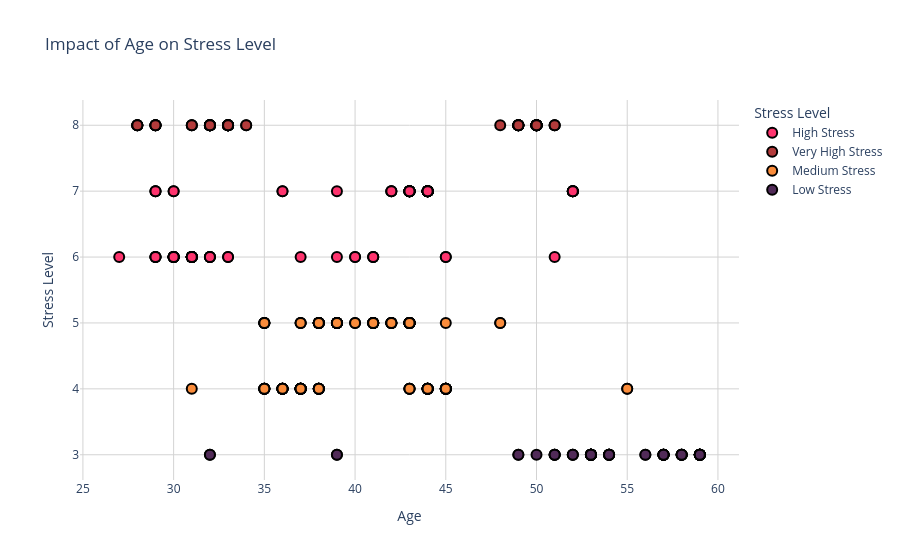
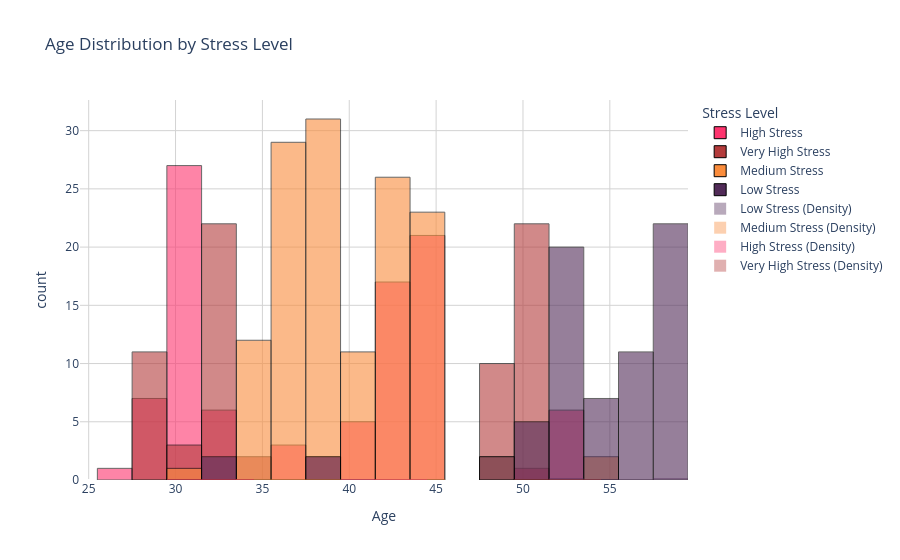

Notebook cell for these charts, in order:
### Code cell
# The particular code helps efine stress categories with conditions and choices
conditions = [
    df['Stress Level'] == 3,
    df['Stress Level'].between(4, 5),
    df['Stress Level'].between(6, 7),
    df['Stress Level'] == 8
]
choices = ['Low Stress', 'Medium Stress', 'High Stress', 'Very High Stress']
df['Stress Category'] = np.select(conditions, choices, default='Unknown')

stress_colors = {'Low Stress': '#512b58', 'Medium Stress': '#fa8c3b', 'High Stress': '#fe346e', 'Very High Stress': '#b33b3b'}

bins = [0, 12, 18, 35, 50, 100]
labels = ['Children', 'Teens', 'Adults', 'Mid Adults', 'Elderly']
df['Age Group'] = pd.cut(df['Age'], bins=bins, labels=labels)

fig1 = px.scatter(df, x='Age', y='Stress Level', color='Stress Category', hover_name='Age Group',
                  color_discrete_map=stress_colors, title="Impact of Age on Stress Level",
                  labels={"Age": "Age", "Stress Level": "Stress Level"}, size_max=10)
fig1.update_traces(marker=dict(size=10, line=dict(width=2, color="black")))
fig1.update_layout(plot_bgcolor="white", xaxis=dict(showgrid=True, gridcolor="lightgray"),
                   yaxis=dict(showgrid=True, gridcolor="lightgray"), legend_title_text="Stress Level")

fig2 = px.histogram(df, x='Age', color='Stress Category', barmode='overlay', nbins=30, opacity=0.6,
                    color_discrete_map=stress_colors, title="Age Distribution by Stress Level")
fig2.update_traces(marker=dict(line=dict(width=1, color="black")))
for cat, color in stress_colors.items():
    subset = df[df['Stress Category'] == cat]
    fig2.add_trace(go.Histogram(x=subset['Age'], histnorm='probability density', marker_color=color,
                               opacity=0.4, name=f"{cat} (Density)"))
fig2.update_layout(plot_bgcolor="white", xaxis=dict(showgrid=True, gridcolor="lightgray"),
                   yaxis=dict(showgrid=True, gridcolor="lightgray"), legend_title_text="Stress Level")

fig1.show()
fig2.show()

### Figure 1 — Plotly figure (JSON) as saved in the notebook; plotly's stock layout.template omitted (floating-point values rounded to 4 significant figures; data arrays with more than 128 entries replaced by an {"elided": "..."} marker saying what was removed)
{"data": [{"hovertemplate": "<b>%{hovertext}</b><br><br>Stress Category=High Stress<br>Age=%{x}<br>Stress Level=%{y}<extra></extra>", "hovertext": ["Adults", "Adults", "Adults", "Adults", "Adults", "Adults", "Adults", "Adults", "Adults", "Adults", "Adults", "Adults", "Adults", "Adults", "Adults", "Adults", "Adults", "Adults", "Adults", "Adults", "Adults", "Adults", "Adults", "Adults", "Adults", "Adults", "Adults", "Adults", "Adults", "Adults", "Adults", "Adults", "Adults", "Adults", "Adults", "Adults", "Adults", "Adults", "Adults", "Adults", "Adults", "Mid Adults", "Mid Adults", "Mid Adults", "Mid Adults", "Mid Adults", "Mid Adults", "Mid Adults", "Mid Adults", "Mid Adults", "Mid Adults", "Mid Adults", "Mid Adults", "Mid Adults", "Mid Adults", "Mid Adults", "Mid Adults", "Mid Adults", "Mid Adults", "Mid Adults", "Mid Adults", "Mid Adults", "Mid Adults", "Mid Adults", "Mid Adults", "Mid Adults", "Mid Adults", "Mid Adults", "Mid Adults", "Mid Adults", "Mid Adults", "Mid Adults", "Mid Adults", "Mid Adults", "Mid Adults", "Mid Adults", "Mid Adults", "Mid Adults", "Mid Adults", "Mid Adults", "Mid Adults", "Mid Adults", "Mid Adults", "Mid Adults", "Mid Adults", "Mid Adults", "Mid Adults", "Mid Adults", "Mid Adults", "Elderly", "Elderly", "Elderly", "Elderly", "Elderly", "Elderly", "Elderly"], "legendgroup": "High Stress", "marker": {"color": "#fe346e", "line": {"color": "black", "width": 2}, "size": 10, "symbol": "circle"}, "mode": "markers", "name": "High Stress", "orientation": "v", "showlegend": true, "type": "scatter", "x": [27, 29, 29, 29, 29, 29, 29, 29, 30, 30, 30, 30, 30, 30, 30, 30, 30, 30, 30, 30, 30, 31, 31, 31, 31, 31, 31, 31, 31, 31, 31, 31, 31, 31, 31, 32, 32, 32, 32, 33, 33, 36, 36, 37, 39, 39, 40, 40, 41, 41, 41, 42, 42, 42, 43, 43, 43, 43, 43, 43, 43, 43, 43, 43, 43, 43, 43, 43, 44, 44, 44, 44, 44, 44, 44, 44, 44, 44, 44, 44, 44, 44, 44, 44, 44, 44, 44, 45, 45, 51, 52, 52, 52, 52, 52, 52], "xaxis": "x", "y": [6, 7, 6, 6, 6, 6, 7, 7, 6, 6, 6, 6, 6, 6, 6, 6, 6, 6, 6, 7, 7, 6, 6, 6, 6, 6, 6, 6, 6, 6, 6, 6, 6, 6, 6, 6, 6, 6, 6, 6, 6, 7, 7, 6, 7, 6, 6, 6, 6, 6, 6, 7, 7, 7, 7, 7, 7, 7, 7, 7, 7, 7, 7, 7, 7, 7, 7, 7, 7, 7, 7, 7, 7, 7, 7, 7, 7, 7, 7, 7, 7, 7, 7, 7, 7, 7, 7, 6, 6, 6, 7, 7, 7, 7, 7, 7], "yaxis": "y"}, {"hovertemplate": "<b>%{hovertext}</b><br><br>Stress Category=Very High Stress<br>Age=%{x}<br>Stress Level=%{y}<extra></extra>", "hovertext": ["Adults", "Adults", "Adults", "Adults", "Adults", "Adults", "Adults", "Adults", "Adults", "Adults", "Adults", "Adults", "Adults", "Adults", "Adults", "Adults", "Adults", "Adults", "Adults", "Adults", "Adults", "Adults", "Adults", "Adults", "Adults", "Adults", "Adults", "Adults", "Adults", "Adults", "Adults", "Adults", "Adults", "Adults", "Adults", "Adults", "Adults", "Adults", "Mid Adults", "Mid Adults", "Mid Adults", "Mid Adults", "Mid Adults", "Mid Adults", "Mid Adults", "Mid Adults", "Mid Adults", "Mid Adults", "Mid Adults", "Mid Adults", "Mid Adults", "Mid Adults", "Mid Adults", "Mid Adults", "Mid Adults", "Mid Adults", "Mid Adults", "Mid Adults", "Mid Adults", "Mid Adults", "Mid Adults", "Mid Adults", "Mid Adults", "Mid Adults", "Mid Adults", "Mid Adults", "Mid Adults", "Elderly", "Elderly", "Elderly"], "legendgroup": "Very High Stress", "marker": {"color": "#b33b3b", "line": {"color": "black", "width": 2}, "size": 10, "symbol": "circle"}, "mode": "markers", "name": "Very High Stress", "orientation": "v", "showlegend": true, "type": "scatter", "x": [28, 28, 28, 28, 28, 29, 29, 29, 29, 29, 29, 31, 31, 31, 32, 32, 32, 32, 32, 32, 32, 32, 32, 32, 32, 33, 33, 33, 33, 33, 33, 33, 33, 33, 33, 33, 34, 34, 48, 49, 49, 49, 49, 49, 49, 49, 49, 49, 50, 50, 50, 50, 50, 50, 50, 50, 50, 50, 50, 50, 50, 50, 50, 50, 50, 50, 50, 51, 51, 51], "xaxis": "x", "y": [8, 8, 8, 8, 8, 8, 8, 8, 8, 8, 8, 8, 8, 8, 8, 8, 8, 8, 8, 8, 8, 8, 8, 8, 8, 8, 8, 8, 8, 8, 8, 8, 8, 8, 8, 8, 8, 8, 8, 8, 8, 8, 8, 8, 8, 8, 8, 8, 8, 8, 8, 8, 8, 8, 8, 8, 8, 8, 8, 8, 8, 8, 8, 8, 8, 8, 8, 8, 8, 8], "yaxis": "y"}, {"hovertemplate": "<b>%{hovertext}</b><br><br>Stress Category=Medium Stress<br>Age=%{x}<br>Stress Level=%{y}<extra></extra>", "hovertext": {"elided": "137 str values"}, "legendgroup": "Medium Stress", "marker": {"color": "#fa8c3b", "line": {"color": "black", "width": 2}, "size": 10, "symbol": "circle"}, "mode": "markers", "name": "Medium Stress", "orientation": "v", "showlegend": true, "type": "scatter", "x": {"elided": "137 int values"}, "xaxis": "x", "y": {"elided": "137 int values"}, "yaxis": "y"}, {"hovertemplate": "<b>%{hovertext}</b><br><br>Stress Category=Low Stress<br>Age=%{x}<br>Stress Level=%{y}<extra></extra>", "hovertext": ["Adults", "Adults", "Mid Adults", "Mid Adults", "Mid Adults", "Mid Adults", "Mid Adults", "Elderly", "Elderly", "Elderly", "Elderly", "Elderly", "Elderly", "Elderly", "Elderly", "Elderly", "Elderly", "Elderly", "Elderly", "Elderly", "Elderly", "Elderly", "Elderly", "Elderly", "Elderly", "Elderly", "Elderly", "Elderly", "Elderly", "Elderly", "Elderly", "Elderly", "Elderly", "Elderly", "Elderly", "Elderly", "Elderly", "Elderly", "Elderly", "Elderly", "Elderly", "Elderly", "Elderly", "Elderly", "Elderly", "Elderly", "Elderly", "Elderly", "Elderly", "Elderly", "Elderly", "Elderly", "Elderly", "Elderly", "Elderly", "Elderly", "Elderly", "Elderly", "Elderly", "Elderly", "Elderly", "Elderly", "Elderly", "Elderly", "Elderly", "Elderly", "Elderly", "Elderly", "Elderly", "Elderly", "Elderly"], "legendgroup": "Low Stress", "marker": {"color": "#512b58", "line": {"color": "black", "width": 2}, "size": 10, "symbol": "circle"}, "mode": "markers", "name": "Low Stress", "orientation": "v", "showlegend": true, "type": "scatter", "x": [32, 32, 39, 39, 49, 49, 50, 51, 51, 51, 51, 52, 52, 52, 53, 53, 53, 53, 53, 53, 53, 53, 53, 53, 53, 53, 53, 53, 53, 53, 53, 54, 54, 54, 54, 54, 54, 54, 56, 56, 57, 57, 57, 57, 57, 57, 57, 57, 57, 58, 58, 58, 58, 58, 58, 59, 59, 59, 59, 59, 59, 59, 59, 59, 59, 59, 59, 59, 59, 59, 59], "xaxis": "x", "y": [3, 3, 3, 3, 3, 3, 3, 3, 3, 3, 3, 3, 3, 3, 3, 3, 3, 3, 3, 3, 3, 3, 3, 3, 3, 3, 3, 3, 3, 3, 3, 3, 3, 3, 3, 3, 3, 3, 3, 3, 3, 3, 3, 3, 3, 3, 3, 3, 3, 3, 3, 3, 3, 3, 3, 3, 3, 3, 3, 3, 3, 3, 3, 3, 3, 3, 3, 3, 3, 3, 3], "yaxis": "y"}], "layout": {"legend": {"title": {"text": "Stress Level"}, "tracegroupgap": 0}, "plot_bgcolor": "white", "title": {"text": "Impact of Age on Stress Level"}, "xaxis": {"anchor": "y", "domain": [0, 1], "gridcolor": "lightgray", "showgrid": true, "title": {"text": "Age"}}, "yaxis": {"anchor": "x", "domain": [0, 1], "gridcolor": "lightgray", "showgrid": true, "title": {"text": "Stress Level"}}}}

### Figure 2 — Plotly figure (JSON) as saved in the notebook; plotly's stock layout.template omitted (floating-point values rounded to 4 significant figures; data arrays with more than 128 entries replaced by an {"elided": "..."} marker saying what was removed)
{"data": [{"bingroup": "x", "hovertemplate": "Stress Category=High Stress<br>Age=%{x}<br>count=%{y}<extra></extra>", "legendgroup": "High Stress", "marker": {"color": "#fe346e", "line": {"color": "black", "width": 1}, "opacity": 0.6, "pattern": {"shape": ""}}, "name": "High Stress", "nbinsx": 30, "orientation": "v", "showlegend": true, "type": "histogram", "x": [27, 29, 29, 29, 29, 29, 29, 29, 30, 30, 30, 30, 30, 30, 30, 30, 30, 30, 30, 30, 30, 31, 31, 31, 31, 31, 31, 31, 31, 31, 31, 31, 31, 31, 31, 32, 32, 32, 32, 33, 33, 36, 36, 37, 39, 39, 40, 40, 41, 41, 41, 42, 42, 42, 43, 43, 43, 43, 43, 43, 43, 43, 43, 43, 43, 43, 43, 43, 44, 44, 44, 44, 44, 44, 44, 44, 44, 44, 44, 44, 44, 44, 44, 44, 44, 44, 44, 45, 45, 51, 52, 52, 52, 52, 52, 52], "xaxis": "x", "yaxis": "y"}, {"bingroup": "x", "hovertemplate": "Stress Category=Very High Stress<br>Age=%{x}<br>count=%{y}<extra></extra>", "legendgroup": "Very High Stress", "marker": {"color": "#b33b3b", "line": {"color": "black", "width": 1}, "opacity": 0.6, "pattern": {"shape": ""}}, "name": "Very High Stress", "nbinsx": 30, "orientation": "v", "showlegend": true, "type": "histogram", "x": [28, 28, 28, 28, 28, 29, 29, 29, 29, 29, 29, 31, 31, 31, 32, 32, 32, 32, 32, 32, 32, 32, 32, 32, 32, 33, 33, 33, 33, 33, 33, 33, 33, 33, 33, 33, 34, 34, 48, 49, 49, 49, 49, 49, 49, 49, 49, 49, 50, 50, 50, 50, 50, 50, 50, 50, 50, 50, 50, 50, 50, 50, 50, 50, 50, 50, 50, 51, 51, 51], "xaxis": "x", "yaxis": "y"}, {"bingroup": "x", "hovertemplate": "Stress Category=Medium Stress<br>Age=%{x}<br>count=%{y}<extra></extra>", "legendgroup": "Medium Stress", "marker": {"color": "#fa8c3b", "line": {"color": "black", "width": 1}, "opacity": 0.6, "pattern": {"shape": ""}}, "name": "Medium Stress", "nbinsx": 30, "orientation": "v", "showlegend": true, "type": "histogram", "x": {"elided": "137 int values"}, "xaxis": "x", "yaxis": "y"}, {"bingroup": "x", "hovertemplate": "Stress Category=Low Stress<br>Age=%{x}<br>count=%{y}<extra></extra>", "legendgroup": "Low Stress", "marker": {"color": "#512b58", "line": {"color": "black", "width": 1}, "opacity": 0.6, "pattern": {"shape": ""}}, "name": "Low Stress", "nbinsx": 30, "orientation": "v", "showlegend": true, "type": "histogram", "x": [32, 32, 39, 39, 49, 49, 50, 51, 51, 51, 51, 52, 52, 52, 53, 53, 53, 53, 53, 53, 53, 53, 53, 53, 53, 53, 53, 53, 53, 53, 53, 54, 54, 54, 54, 54, 54, 54, 56, 56, 57, 57, 57, 57, 57, 57, 57, 57, 57, 58, 58, 58, 58, 58, 58, 59, 59, 59, 59, 59, 59, 59, 59, 59, 59, 59, 59, 59, 59, 59, 59], "xaxis": "x", "yaxis": "y"}, {"histnorm": "probability density", "marker": {"color": "#512b58"}, "name": "Low Stress (Density)", "opacity": 0.4, "type": "histogram", "x": [32, 32, 39, 39, 49, 49, 50, 51, 51, 51, 51, 52, 52, 52, 53, 53, 53, 53, 53, 53, 53, 53, 53, 53, 53, 53, 53, 53, 53, 53, 53, 54, 54, 54, 54, 54, 54, 54, 56, 56, 57, 57, 57, 57, 57, 57, 57, 57, 57, 58, 58, 58, 58, 58, 58, 59, 59, 59, 59, 59, 59, 59, 59, 59, 59, 59, 59, 59, 59, 59, 59]}, {"histnorm": "probability density", "marker": {"color": "#fa8c3b"}, "name": "Medium Stress (Density)", "opacity": 0.4, "type": "histogram", "x": {"elided": "137 int values"}}, {"histnorm": "probability density", "marker": {"color": "#fe346e"}, "name": "High Stress (Density)", "opacity": 0.4, "type": "histogram", "x": [27, 29, 29, 29, 29, 29, 29, 29, 30, 30, 30, 30, 30, 30, 30, 30, 30, 30, 30, 30, 30, 31, 31, 31, 31, 31, 31, 31, 31, 31, 31, 31, 31, 31, 31, 32, 32, 32, 32, 33, 33, 36, 36, 37, 39, 39, 40, 40, 41, 41, 41, 42, 42, 42, 43, 43, 43, 43, 43, 43, 43, 43, 43, 43, 43, 43, 43, 43, 44, 44, 44, 44, 44, 44, 44, 44, 44, 44, 44, 44, 44, 44, 44, 44, 44, 44, 44, 45, 45, 51, 52, 52, 52, 52, 52, 52]}, {"histnorm": "probability density", "marker": {"color": "#b33b3b"}, "name": "Very High Stress (Density)", "opacity": 0.4, "type": "histogram", "x": [28, 28, 28, 28, 28, 29, 29, 29, 29, 29, 29, 31, 31, 31, 32, 32, 32, 32, 32, 32, 32, 32, 32, 32, 32, 33, 33, 33, 33, 33, 33, 33, 33, 33, 33, 33, 34, 34, 48, 49, 49, 49, 49, 49, 49, 49, 49, 49, 50, 50, 50, 50, 50, 50, 50, 50, 50, 50, 50, 50, 50, 50, 50, 50, 50, 50, 50, 51, 51, 51]}], "layout": {"barmode": "overlay", "legend": {"title": {"text": "Stress Level"}, "tracegroupgap": 0}, "plot_bgcolor": "white", "title": {"text": "Age Distribution by Stress Level"}, "xaxis": {"anchor": "y", "domain": [0, 1], "gridcolor": "lightgray", "showgrid": true, "title": {"text": "Age"}}, "yaxis": {"anchor": "x", "domain": [0, 1], "gridcolor": "lightgray", "showgrid": true, "title": {"text": "count"}}}}
